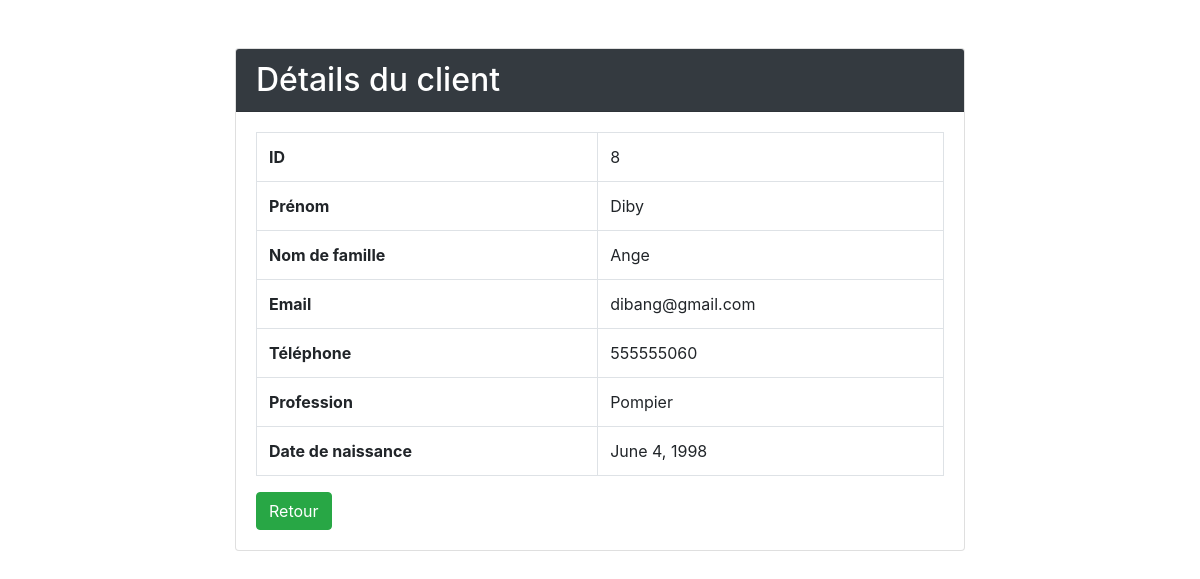
Screenshot of /Customers/show/8 with the database file from the repository.
### Customers/models.py (models this page shows, shortened)
class Customer(models.Model):
    firstname = models.CharField(max_length=30) # name VARCHAR(30) NOT NULL
    lastname = models.CharField(max_length=30) # name VARCHAR(30) NOT NULL
    email = models.EmailField(max_length=30) # name VARCHAR(30) NOT NULL
    phone = models.CharField(max_length=30, null=True, blank=True)
    job = models.CharField(max_length=30)
    birthday = models.DateField(auto_now_add=False)

### Customers/views.py (the view)
# urls.py: path("show/<int:id>", show, name="c-show"),
def show(request,id):
    customer = Customer.objects.get(pk=id) # SELECT * FROM Customers WHERE id = id
    context = {
        'customer': customer
    }
    return render(request, "Customers/show.html", context)

### Customers/templates/Customers/show.html (shortened to what this page needs)
<!DOCTYPE html>
<html lang="en">
<head>
    <link rel="stylesheet" href="https://stackpath.bootstrapcdn.com/bootstrap/4.3.1/css/bootstrap.min.css">
</head>
<body>
    <div class="container mt-5">
        <div class="row justify-content-center">
            <div class="col-md-8">
                <div class="card">
                    <div class="card-header bg-dark text-white">
                        <h2 class="mb-0">Détails du client</h2>
                    </div>
                    <div class="card-body">
                        <table class="table table-bordered">
                            <tr>
                                <th>ID</th>
                                <td>{{ customer.id }}</td>
                            </tr>
                            <tr>
                                <th>Prénom</th>
                                <td>{{ customer.firstname }}</td>
                            </tr>
                            <tr>
                                <th>Nom de famille</th>
                                <td>{{ customer.lastname }}</td>
                            </tr>
                            <tr>
                                <th>Email</th>
                                <td>{{ customer.email }}</td>
                            </tr>
                            <tr>
                                <th>Téléphone</th>
                                <td>{{ customer.phone }}</td>
                            </tr>
                            <tr>
                                <th>Profession</th>
                                <td>{{ customer.job }}</td>
                            </tr>
                            <tr>
                                <th>Date de naissance</th>
                                <td>{{ customer.birthday }}</td>
                            </tr>
                        </table>
                        <a href="{% url 'c-list' %}" class="btn btn-success">Retour</a>
                    </div>
                </div>
            </div>
        </div>
    </div>
</body>
</html>

### rows the page displays
Customer: id "8", firstname "Diby", lastname "Ange", email "dibang@gmail.com", phone "555555060", job "Pompier", birthday "June 4, 1998"
